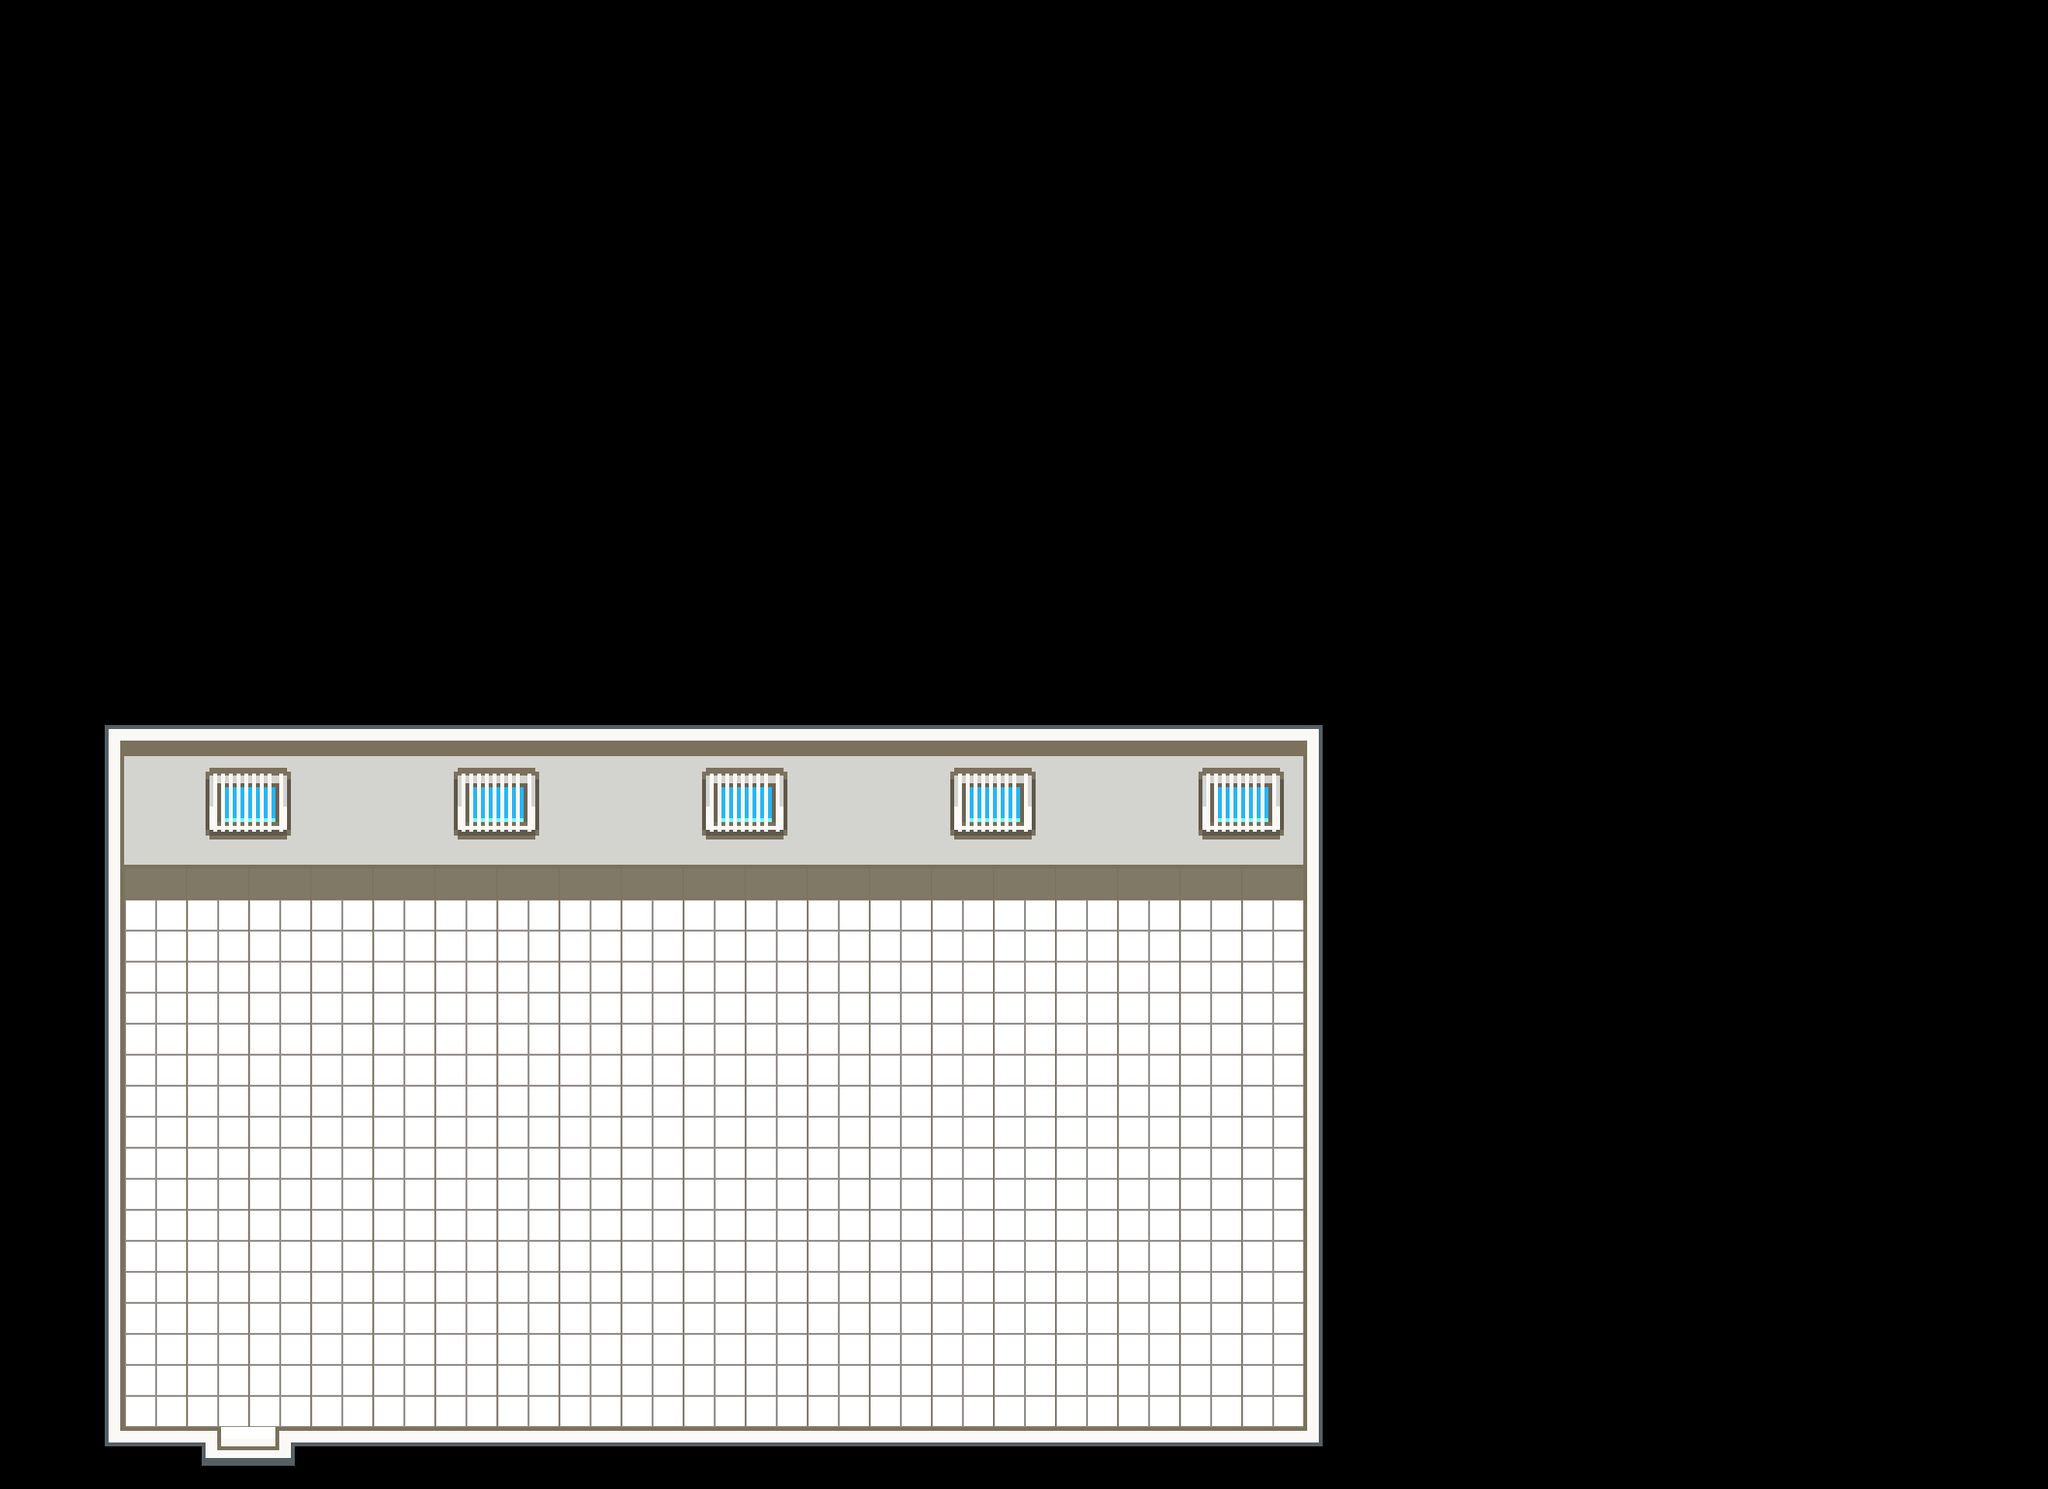

This game map was drawn from its Tiled (.tmx) file and the tilesets committed beside it. A one-line description and the trimmed map source follow:
An orthogonal 33x24 tile map with 64x64 px tiles, 1 tile layer (Terrain), 3 tilesets and 32 objects (Player, Character).

<map version="1.10" tiledversion="1.11.0" orientation="orthogonal" renderorder="right-down" width="33" height="24" tilewidth="64" tileheight="64" infinite="0" nextlayerid="8" nextobjectid="145">
 <tileset firstgid="1" name="chao_ct" tilewidth="64" tileheight="64" tilecount="80" columns="10">
  <image source="../tilesets/israel-collection/chao_ct.png" width="640" height="512" />
 </tileset>
 <tileset firstgid="81" name="objects" tilewidth="139" tileheight="192" tilecount="15" columns="0">
  <grid orientation="orthogonal" width="1" height="1" />
  <tile id="0">
   <image source="../tilesets/israel-collection/porta.png" width="87" height="104" />
  </tile>
  <tile id="4">
   <image source="../tilesets/israel-collection/porta2.png" width="87" height="104" />
  </tile>
  <tile id="7">
   <image source="../tilesets/israel-collection/placa_vitor.png" width="80" height="12" />
  </tile>
  <tile id="8">
   <image source="../tilesets/israel-collection/placa_patricia.png" width="100" height="12" />
  </tile>
  <tile id="9">
   <image source="../tilesets/israel-collection/placa_monalessa.png" width="100" height="12" />
  </tile>
  <tile id="10">
   <image source="../tilesets/objects/grass.png" width="64" height="64" />
  </tile>
  <tile id="11">
   <image source="../tilesets/objects/palm_small.png" width="64" height="128" />
  </tile>
  <tile id="12">
   <image source="../tilesets/objects/grassrock1.png" width="60" height="60" />
  </tile>
  <tile id="13">
   <image source="../tilesets/objects/grassrock2.png" width="56" height="60" />
  </tile>
  <tile id="14">
   <image source="../tilesets/objects/green_tree_bushy.png" width="128" height="192" />
  </tile>
  <tile id="20">
   <image source="../tilesets/israel-collection/porta_grande.png" width="126" height="159" />
  </tile>
  <tile id="21">
   <image source="../tilesets/israel-collection/amaes_heart.png" width="100" height="80" />
  </tile>
  <tile id="26">
   <image source="../tilesets/israel-collection/mesa_lab.png" width="120" height="184" />
  </tile>
  <tile id="28">
   <image source="../tilesets/israel-collection/computer2.png" width="139" height="113" />
  </tile>
  <tile id="29">
   <image source="../tilesets/israel-collection/computer1.png" width="139" height="113" />
  </tile>
 </tileset>
 <tileset firstgid="111" name="world" tilewidth="64" tileheight="64" tilecount="210" columns="10">
  <image source="../../graphics/tilesets/world.png" width="640" height="1344" />
 </tileset>
 <layer id="1" name="Terrain" width="33" height="24">
  <data>[792 cells, 661 non-empty, 23 distinct tile ids]</data>
 </layer>
 <objectgroup id="3" name="Objects">
  <object id="89" gid="107" x="320" y="1088" width="120" height="184" />
  <object id="90" gid="107" x="320" y="1216" width="120" height="184" />
  <object id="91" gid="107" x="320" y="1344" width="120" height="184" />
  <object id="92" gid="107" x="576" y="1088" width="120" height="184" />
  <object id="93" gid="107" x="576" y="1216" width="120" height="184" />
  <object id="94" gid="107" x="576" y="1344" width="120" height="184" />
  <object id="95" gid="107" x="832" y="1088" width="120" height="184" />
  <object id="96" gid="107" x="832" y="1216" width="120" height="184" />
  <object id="97" gid="107" x="832" y="1344" width="120" height="184" />
  <object id="98" gid="107" x="1088" y="1088" width="120" height="184" />
  <object id="99" gid="107" x="1088" y="1216" width="120" height="184" />
  <object id="100" gid="107" x="1088" y="1344" width="120" height="184" />
 </objectgroup>
 <objectgroup id="7" name="Interactive Objects">
  <object id="112" gid="109" x="320" y="1280" width="139" height="113">
   <properties>
    <property name="item_id" value="computer" />
   </properties>
  </object>
  <object id="130" gid="110" x="552.5" y="1147" width="139" height="113">
   <properties>
    <property name="item_id" value="computer" />
   </properties>
  </object>
  <object id="135" gid="109" x="320" y="1152" width="139" height="113">
   <properties>
    <property name="item_id" value="computer" />
   </properties>
  </object>
  <object id="136" gid="109" x="320" y="1024" width="139" height="113">
   <properties>
    <property name="item_id" value="computer" />
   </properties>
  </object>
  <object id="137" gid="110" x="552" y="1013.5" width="139" height="113">
   <properties>
    <property name="item_id" value="computer" />
   </properties>
  </object>
  <object id="138" gid="110" x="548.5" y="1281.5" width="139" height="113">
   <properties>
    <property name="item_id" value="computer" />
   </properties>
  </object>
  <object id="139" gid="110" x="1063.5" y="998.5" width="139" height="113">
   <properties>
    <property name="item_id" value="computer" />
   </properties>
  </object>
  <object id="140" gid="110" x="1064" y="1146" width="139" height="113">
   <properties>
    <property name="item_id" value="computer" />
   </properties>
  </object>
  <object id="141" gid="110" x="1064" y="1288" width="139" height="113">
   <properties>
    <property name="item_id" value="computer" />
   </properties>
  </object>
  <object id="142" gid="109" x="837" y="1287" width="139" height="113">
   <properties>
    <property name="item_id" value="computer" />
   </properties>
  </object>
  <object id="143" gid="109" x="837" y="1159" width="139" height="113">
   <properties>
    <property name="item_id" value="computer" />
   </properties>
  </object>
  <object id="144" gid="109" x="837" y="1017" width="139" height="113">
   <properties>
    <property name="item_id" value="computer" />
   </properties>
  </object>
 </objectgroup>
 <objectgroup id="4" name="Collisions">
  <object id="122" x="302.834" y="1439.83" width="1041.5" height="17.3333" />
  <object id="123" x="112.833" y="1440.67" width="97.5" height="17.3333" />
  <object id="124" x="111.833" y="878" width="17" height="559.333" />
  <object id="125" x="121.167" y="847.333" width="1243" height="17.3333" />
  <object id="126" x="1342.5" y="870.833" width="17" height="574.833" />
 </objectgroup>
 <objectgroup id="6" name="Dialogs" />
 <objectgroup id="2" name="Entities">
  <object id="78" name="Player" x="261.358" y="1399.4">
   <properties>
    <property name="character_id" value="player" />
    <property name="direction" value="up" />
    <property name="pos" value="ct9" />
   </properties>
   <point />
  </object>
  <object id="128" name="Character" x="172.667" y="1386">
   <properties>
    <property name="character_id" value="luaninha" />
    <property name="direction" value="down" />
   </properties>
   <point />
  </object>
 </objectgroup>
 <objectgroup id="5" name="Transitions">
  <object id="80" x="225.07" y="1484.08" width="63.6667" height="8.3333">
   <properties>
    <property name="dest" value="ct9" />
    <property name="src" value="labgrad" />
   </properties>
  </object>
 </objectgroup>
</map>
